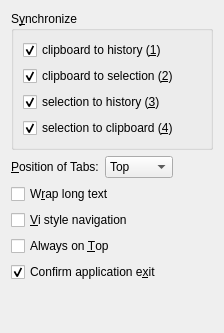
       <widget class="QWidget" name="tabClipboard">
        <attribute name="title">
         <string>C&amp;lipboard</string>
        </attribute>
        <layout class="QGridLayout" name="gridLayout_2">
         <item row="5" column="0">
          <widget class="QCheckBox" name="checkBoxAlwaysOnTop">
           <property name="toolTip">
            <string>Keep main window above other windows</string>
           </property>
           <property name="text">
            <string>Always on &amp;Top</string>
           </property>
          </widget>
         </item>
         <item row="0" column="0">
          <widget class="QGroupBox" name="groupBox">
           <property name="title">
            <string>S&amp;ynchronize</string>
           </property>
           <property name="flat">
            <bool>false</bool>
           </property>
           <property name="checkable">
            <bool>false</bool>
           </property>
           <layout class="QGridLayout" name="gridLayout_8">
            <item row="0" column="0">
             <layout class="QVBoxLayout" name="verticalLayout_3">
              <item>
               <widget class="QCheckBox" name="checkBoxClip">
                <property name="toolTip">
                 <string>Save clipboard in history</string>
                </property>
                <property name="text">
                 <string>clipboard to history (&amp;1)</string>
                </property>
                <property name="checked">
                 <bool>true</bool>
                </property>
               </widget>
              </item>
              <item>
               <widget class="QCheckBox" name="checkBoxCopyClip">
                <property name="toolTip">
                 <string>Copy clipboard content to the primary selection</string>
                </property>
                <property name="text">
                 <string>clipboard to selection (&amp;2)</string>
                </property>
                <property name="checked">
                 <bool>true</bool>
                </property>
               </widget>
              </item>
              <item>
               <widget class="QCheckBox" name="checkBoxSel">
                <property name="toolTip">
                 <string>Save primary selection in history</string>
                </property>
                <property name="text">
                 <string>selection to history (&amp;3)</string>
                </property>
                <property name="checked">
                 <bool>true</bool>
                </property>
               </widget>
              </item>
              <item>
               <widget class="QCheckBox" name="checkBoxCopySel">
                <property name="toolTip">
                 <string>Copy primary selection content to the clipboard</string>
                </property>
                <property name="text">
                 <string>selection to clipboard (&amp;4)</string>
                </property>
                <property name="checked">
                 <bool>true</bool>
                </property>
               </widget>
              </item>
             </layout>
            </item>
           </layout>
          </widget>
         </item>
         <item row="6" column="0">
          <widget class="QCheckBox" name="checkBoxConfirmExit">
           <property name="toolTip">
            <string>Confirm application exit</string>
           </property>
           <property name="text">
            <string>Confirm application e&amp;xit</string>
           </property>
           <property name="checked">
            <bool>true</bool>
           </property>
          </widget>
         </item>
         <item row="4" column="0">
          <widget class="QCheckBox" name="checkBoxViMode">
           <property name="toolTip">
            <string>Support for Vi navigation keys (H, J, K, L and more), slash (/) key to search</string>
           </property>
           <property name="text">
            <string>&amp;Vi style navigation</string>
           </property>
          </widget>
         </item>
         <item row="3" column="0">
          <widget class="QCheckBox" name="checkBoxTextWrap">
           <property name="toolTip">
            <string>Break text if it's too long to fit on line.</string>
           </property>
           <property name="text">
            <string>W&amp;rap long text</string>
           </property>
          </widget>
         </item>
         <item row="8" column="0">
          <spacer name="verticalSpacer">
           <property name="orientation">
            <enum>Qt::Vertical</enum>
           </property>
           <property name="sizeHint" stdset="0">
            <size>
             <width>20</width>
             <height>40</height>
            </size>
           </property>
          </spacer>
         </item>
         <item row="1" column="0">
          <layout class="QHBoxLayout" name="horizontalLayout">
           <item>
            <widget class="QLabel" name="label_19">
             <property name="text">
              <string>&amp;Position of Tabs:</string>
             </property>
             <property name="buddy">
              <cstring>comboBoxTabPosition</cstring>
             </property>
            </widget>
           </item>
           <item>
            <widget class="QComboBox" name="comboBoxTabPosition">
             <item>
              <property name="text">
               <string>Top</string>
              </property>
             </item>
             <item>
              <property name="text">
               <string>Bottom</string>
              </property>
             </item>
             <item>
              <property name="text">
               <string>Left</string>
              </property>
             </item>
             <item>
              <property name="text">
               <string>Right</string>
              </property>
             </item>
            </widget>
           </item>
           <item>
            <spacer name="horizontalSpacer_5">
             <property name="orientation">
              <enum>Qt::Horizontal</enum>
             </property>
             <property name="sizeHint" stdset="0">
              <size>
               <width>40</width>
               <height>20</height>
              </size>
             </property>
            </spacer>
           </item>
          </layout>
         </item>
        </layout>
       </widget>
